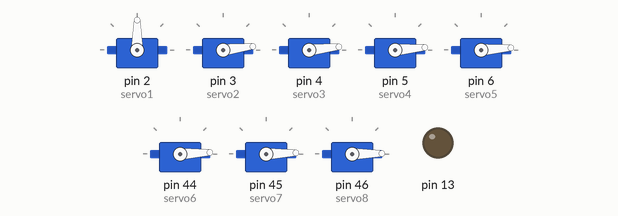
The sketch below on a simulated Arduino Mega 2560, built with avr-gcc and run on an emulated ATmega2560. On the bench: 8 × servo, output pins drawn as LEDs (lit = HIGH).

Above: at 0.1 s.
At 30.0 s:
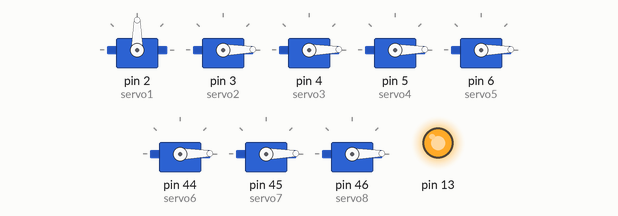
Timing chart, 0 to 39.7 s (numbered marks = the images above):
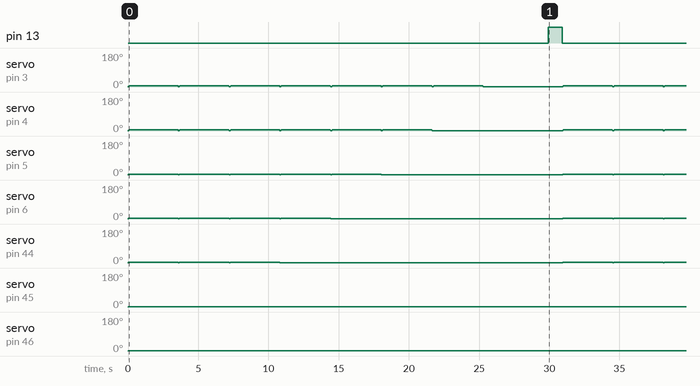

The sketch:

servo_test.ino
```cpp
#include <Servo.h>

Servo servo1;
Servo servo2;
Servo servo3;
Servo servo4;
Servo servo5;
Servo servo6;
Servo servo7;
Servo servo8;


void setup() {
  // put your setup code here, to run once:
  pinMode(13,OUTPUT);
}

void loop() {
  /*for(int i=2;i<13;i+=5){
          servo1.attach(i);
          servo2.attach(i+1);
         if(i==12){
          servo3.attach(44);
          servo4.attach(45);
          servo5.attach(46);
         }
         else{
          servo3.attach(i+2);
          servo4.attach(i+3);
          servo5.attach(i+4);
          }
        for(int i=0;i<180;i++){
          servo1.write(i);
          servo2.write(i);
          servo3.write(i);
          servo4.write(i);
          servo5.write(i);
          delay(10);
          }
        for(int i=180;i>0;i--){
          servo1.write(i);
          servo2.write(i);
          servo3.write(i);
          servo4.write(i);
          servo5.write(i);
          delay(10);
          }
          servo1.detach();
          servo2.detach();
          servo3.detach();
          servo4.detach();
          servo5.detach();
          delay(100);
        }*/
          //int i=2;
          for(int i=1;i<=8;i++){
          servo1.attach(2);
         if(i<=7){
           servo2.attach(3);
          if(i<=6){
            servo3.attach(4);
          if(i<=5){
            servo4.attach(5);
          if(i<=4){
            servo5.attach(6);
          if(i<=3){
            servo6.attach(44);
          if(i<=2){
            servo7.attach(45);
          if(i<=1){
             servo8.attach(46);
            }
           }
            }
          }
          }
          }
          }
           for(int i=0;i<180;i++){
          if(i<=7){
           servo2.write(i);
          if(i<=6){
            servo3.write(i);
          if(i<=5){
            servo4.write(i);
          if(i<=4){
            servo5.write(i);
          if(i<=3){
            servo6.write(i);
          if(i<=2){
            servo7.write(i);
          if(i<=1){
             servo8.write(i);
            }
           }
            }
          }
          }
          }
          }
          delay(10);
          }
        for(int i=180;i>0;i--){
          if(i<=7){
           servo2.write(i);
          if(i<=6){
            servo3.write(i);
          if(i<=5){
            servo4.write(i);
          if(i<=4){
            servo5.write(i);
          if(i<=3){
            servo6.write(i);
          if(i<=2){
            servo7.write(i);
          if(i<=1){
             servo8.write(i);
            }
           }
            }
          }
          }
          }
          }
          delay(10);
          }
          if(i<=7){
           servo2.detach();
          if(i<=6){
            servo3.detach();
          if(i<=5){
            servo4.detach();
          if(i<=4){
            servo5.detach();
          if(i<=3){
            servo6.detach();
          if(i<=2){
            servo7.detach();
          if(i<=1){
             servo8.detach();
            }
           }
            }
          }
          }
          }
          }
          delay(10);
          }
          delay(1000);
          digitalWrite(13,HIGH);
          delay(1000);
          digitalWrite(13,LOW);
        }
```

Measured:
- by itself, pin 13: LOW → HIGH at 29.9 s, → LOW 1.0 s later
- by itself, servo on pin 46 (servo8): 0° → 1° at 0.01 s
